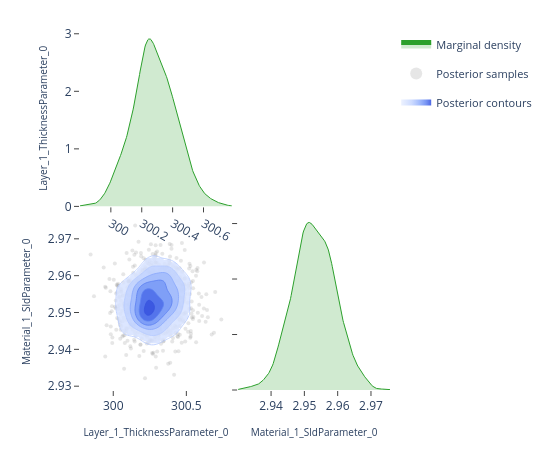

Here is the notebook cell this chart was saved with:
### Code cell
# ---- Pairwise focus: thickness vs SLD ---------------------------------------
# A 2-parameter corner plot zooms in on the joint posterior for a specific
# pair.  This is the same view the EasyReflectometryApp's "2D Heatmap"
# sub-tab uses to inspect parameter degeneracies.


params_of_interest = ['Layer_1_ThicknessParameter_0', 'Material_1_SldParameter_0']
idx = [posterior.param_names.index(p) for p in params_of_interest]
subset_draws = np.asarray(posterior.draws)[:, idx]

fig = plot_corner(subset_draws, params_of_interest)
fig.show()

### Figure 1 — Plotly figure (JSON) as saved in the notebook; plotly's stock layout.template omitted (floating-point values rounded to 4 significant figures; data arrays with more than 128 entries replaced by an {"elided": "..."} marker saying what was removed)
{"data": [{"fill": "tozeroy", "fillcolor": "rgba(44, 160, 44, 0.22)", "hoverinfo": "skip", "legendgroup": "marginal", "line": {"color": "rgb(44, 160, 44)", "width": 1}, "mode": "lines", "name": "Marginal density", "showlegend": true, "type": "scatter", "x": {"elided": "256 float values"}, "xaxis": "x", "y": {"elided": "256 float values"}, "yaxis": "y"}, {"hoverinfo": "skip", "legendgroup": "scatter", "marker": {"color": "rgba(140, 140, 140, 0.22)", "size": 4}, "mode": "markers", "name": "Posterior samples", "showlegend": true, "type": "scatter", "x": {"elided": "800 float values"}, "xaxis": "x3", "y": {"elided": "800 float values"}, "yaxis": "y3", "zorder": 0}, {"colorscale": [[0.0, "rgba(224, 233, 255, 0.62)"], [0.35, "rgba(183, 203, 255, 0.70)"], [0.6, "rgba(138, 169, 252, 0.78)"], [0.82, "rgba(96, 131, 242, 0.84)"], [1.0, "rgba(58, 86, 224, 0.90)"]], "connectgaps": false, "contours": {"coloring": "fill", "end": 164.4, "showlabels": false, "showlines": false, "size": 25.95, "start": 34.61}, "hoverinfo": "skip", "legendgroup": "contour", "name": "Posterior contours", "showlegend": true, "showscale": false, "type": "contour", "x": [299.8, 299.8, 299.8, 299.8, 299.9, 299.9, 299.9, 299.9, 299.9, 299.9, 299.9, 299.9, 299.9, 300.0, 300.0, 300.0, 300.0, 300.0, 300.0, 300.0, 300.0, 300.1, 300.1, 300.1, 300.1, 300.1, 300.1, 300.1, 300.1, 300.2, 300.2, 300.2, 300.2, 300.2, 300.2, 300.2, 300.2, 300.3, 300.3, 300.3, 300.3, 300.3, 300.3, 300.3, 300.3, 300.4, 300.4, 300.4, 300.4, 300.4, 300.4, 300.4, 300.4, 300.5, 300.5, 300.5, 300.5, 300.5, 300.5, 300.5, 300.5, 300.6, 300.6, 300.6, 300.6, 300.6, 300.6, 300.6, 300.6, 300.7, 300.7, 300.7, 300.7, 300.7, 300.7, 300.7, 300.7, 300.8, 300.8, 300.8], "xaxis": "x3", "y": [2.93, 2.931, 2.931, 2.932, 2.932, 2.933, 2.934, 2.934, 2.935, 2.935, 2.936, 2.936, 2.937, 2.938, 2.938, 2.939, 2.939, 2.94, 2.94, 2.941, 2.942, 2.942, 2.943, 2.943, 2.944, 2.945, 2.945, 2.946, 2.946, 2.947, 2.947, 2.948, 2.949, 2.949, 2.95, 2.95, 2.951, 2.951, 2.952, 2.953, 2.953, 2.954, 2.954, 2.955, 2.956, 2.956, 2.957, 2.957, 2.958, 2.958, 2.959, 2.96, 2.96, 2.961, 2.961, 2.962, 2.962, 2.963, 2.964, 2.964, 2.965, 2.965, 2.966, 2.966, 2.967, 2.968, 2.968, 2.969, 2.969, 2.97, 2.971, 2.971, 2.972, 2.972, 2.973, 2.973, 2.974, 2.975, 2.975, 2.976], "yaxis": "y3", "z": {"elided": "80x80 float values"}, "zmax": 164.4, "zmin": 34.61, "zorder": 1}, {"colorscale": [[0.0, "rgba(183, 203, 255, 0.94)"], [0.35, "rgba(183, 203, 255, 0.94)"], [0.35, "rgba(138, 169, 252, 0.95)"], [0.6, "rgba(138, 169, 252, 0.95)"], [0.6, "rgba(96, 131, 242, 0.96)"], [0.82, "rgba(96, 131, 242, 0.96)"], [0.82, "rgba(58, 86, 224, 0.98)"], [1.0, "rgba(58, 86, 224, 0.98)"]], "contours": {"coloring": "lines", "end": 164.4, "showlabels": false, "size": 25.95, "start": 34.61}, "hoverinfo": "skip", "legendgroup": "contour", "line": {"width": 0.9}, "showlegend": false, "showscale": false, "type": "contour", "x": [299.8, 299.8, 299.8, 299.8, 299.9, 299.9, 299.9, 299.9, 299.9, 299.9, 299.9, 299.9, 299.9, 300.0, 300.0, 300.0, 300.0, 300.0, 300.0, 300.0, 300.0, 300.1, 300.1, 300.1, 300.1, 300.1, 300.1, 300.1, 300.1, 300.2, 300.2, 300.2, 300.2, 300.2, 300.2, 300.2, 300.2, 300.3, 300.3, 300.3, 300.3, 300.3, 300.3, 300.3, 300.3, 300.4, 300.4, 300.4, 300.4, 300.4, 300.4, 300.4, 300.4, 300.5, 300.5, 300.5, 300.5, 300.5, 300.5, 300.5, 300.5, 300.6, 300.6, 300.6, 300.6, 300.6, 300.6, 300.6, 300.6, 300.7, 300.7, 300.7, 300.7, 300.7, 300.7, 300.7, 300.7, 300.8, 300.8, 300.8], "xaxis": "x3", "y": [2.93, 2.931, 2.931, 2.932, 2.932, 2.933, 2.934, 2.934, 2.935, 2.935, 2.936, 2.936, 2.937, 2.938, 2.938, 2.939, 2.939, 2.94, 2.94, 2.941, 2.942, 2.942, 2.943, 2.943, 2.944, 2.945, 2.945, 2.946, 2.946, 2.947, 2.947, 2.948, 2.949, 2.949, 2.95, 2.95, 2.951, 2.951, 2.952, 2.953, 2.953, 2.954, 2.954, 2.955, 2.956, 2.956, 2.957, 2.957, 2.958, 2.958, 2.959, 2.96, 2.96, 2.961, 2.961, 2.962, 2.962, 2.963, 2.964, 2.964, 2.965, 2.965, 2.966, 2.966, 2.967, 2.968, 2.968, 2.969, 2.969, 2.97, 2.971, 2.971, 2.972, 2.972, 2.973, 2.973, 2.974, 2.975, 2.975, 2.976], "yaxis": "y3", "z": {"elided": "80x80 float values"}, "zmax": 164.4, "zmin": 34.61, "zorder": 2}, {"fill": "tozeroy", "fillcolor": "rgba(44, 160, 44, 0.22)", "hoverinfo": "skip", "legendgroup": "marginal", "line": {"color": "rgb(44, 160, 44)", "width": 1}, "mode": "lines", "name": "Marginal density", "showlegend": false, "type": "scatter", "x": {"elided": "256 float values"}, "xaxis": "x4", "y": {"elided": "256 float values"}, "yaxis": "y4"}], "layout": {"height": 450, "legend": {"font": {"size": 11}, "itemsizing": "constant", "orientation": "v", "x": 1.02, "xanchor": "left", "y": 1.0, "yanchor": "top"}, "margin": {"b": 60, "l": 80, "r": 160, "t": 30}, "plot_bgcolor": "white", "showlegend": true, "width": 550, "xaxis": {"anchor": "y", "domain": [0.0, 0.49], "showgrid": false, "ticks": "outside", "zeroline": false}, "xaxis2": {"anchor": "y2", "domain": [0.51, 1.0], "showgrid": false, "ticks": "outside", "visible": false, "zeroline": false}, "xaxis3": {"anchor": "y3", "domain": [0.0, 0.49], "showgrid": false, "ticks": "outside", "title": {"font": {"size": 10}, "text": "Layer_1_ThicknessParameter_0"}, "zeroline": false}, "xaxis4": {"anchor": "y4", "domain": [0.51, 1.0], "showgrid": false, "ticks": "outside", "title": {"font": {"size": 10}, "text": "Material_1_SldParameter_0"}, "zeroline": false}, "yaxis": {"anchor": "x", "domain": [0.51, 1.0], "showgrid": false, "ticks": "outside", "title": {"font": {"size": 10}, "text": "Layer_1_ThicknessParameter_0"}, "zeroline": false}, "yaxis2": {"anchor": "x2", "domain": [0.51, 1.0], "showgrid": false, "ticks": "outside", "visible": false, "zeroline": false}, "yaxis3": {"anchor": "x3", "domain": [0.0, 0.49], "showgrid": false, "ticks": "outside", "title": {"font": {"size": 10}, "text": "Material_1_SldParameter_0"}, "zeroline": false}, "yaxis4": {"anchor": "x4", "domain": [0.0, 0.49], "showgrid": false, "showticklabels": false, "ticks": "outside", "zeroline": false}}}
